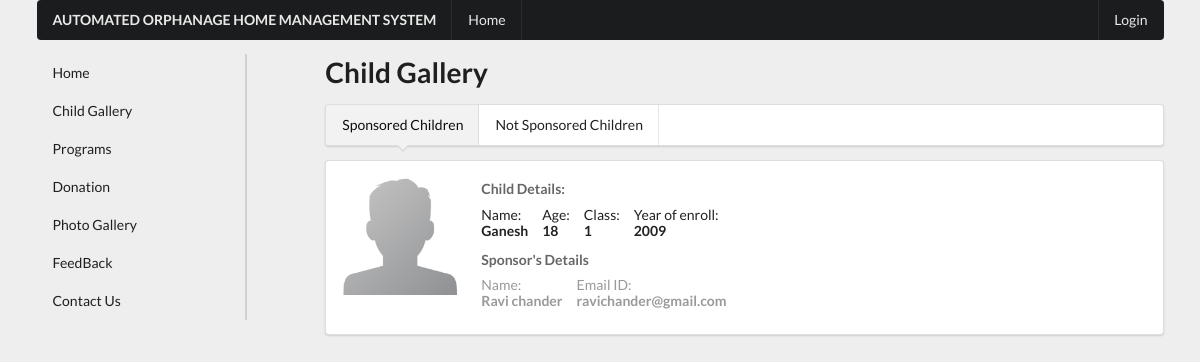
The page /child-gallery-sponsored.php on the database its author committed.
### tables this page shows
CREATE TABLE `children` (
  `cid` int(50) NOT NULL,
  `cname` varchar(30) NOT NULL,
  `cdob` date NOT NULL,
  `cyoe` year(4) NOT NULL,
  `cclass` int(3) NOT NULL,
  `cstory` text NOT NULL,
  `cphoto` text NOT NULL,
  `sponsored` tinyint(1) NOT NULL
);

CREATE TABLE `sponsorer` (
  `spn_id` int(3) NOT NULL,
  `spn_firstname` varchar(30) NOT NULL,
  `spn_lastname` varchar(30) DEFAULT NULL,
  `spnd_date` date NOT NULL,
  `spn_noofyears` int(2) NOT NULL,
  `spn_email` varchar(30) NOT NULL,
  `spn_phone` int(20) NOT NULL,
  `spn_bill_address` text NOT NULL,
  `spn_amount` int(5) NOT NULL,
  `spn_checkno` varchar(20) NOT NULL,
  `cid` int(50) NOT NULL
);

### child-gallery-sponsored.php (the view)
<?php include './components/header.php'; ?>
    <div class="ui container">
        <?php include './components/top-menu.php'; ?>
        <div class="ui grid">
            <?php include './components/side-menu.php'; ?>
            <div class="twelve wide column">
                <h1>Child Gallery</h1>
                <div class="ui pointing menu">
                    <a class="item active" href="child-gallery-sponsored.php">
                        Sponsored Children
                    </a>
                    <a class="item" href="child-gallery-unsponsored.php">
                        Not Sponsored Children
                    </a>
                </div>
                <?php
                $sql = "SELECT cid, cname, cdob, cyoe, cclass FROM children WHERE sponsored=1";
                $result = $conn->query($sql);
                if ($result->num_rows > 0) {
                    while($row = $result->fetch_assoc()) {
                        $dob = $row["cdob"];
                        $age = (date('Y') - date('Y',strtotime($dob)));
                ?>
                <div class="ui segment">
                    <div class="ui divided items">
                        <div class="item">
                            <div class="ui image">
                                <img src="img/defaultimg.png" style="width: 120px;">
                            </div>
                            <div class="content">
                                <div class="meta">
                                    <span><strong>Child Details:</strong></span>
                                </div>
                                <div class="description">
                                    <div class="ui horizontal list">
                                        <div class="item">
                                            <div class="content">
                                                <div>Name:</div> <strong><?php echo $row['cname']; ?></strong>
                                            </div>
                                        </div>
                                        <div class="item">
                                            <div class="content">
                                                <div>Age:</div> <strong><?php echo $age; ?></strong>
                                            </div>
                                        </div>
                                        <div class="item">
                                            <div class="content">
                                            <div>Class:</div> <strong><?php echo $row['cclass']; ?></strong>
                                            </div>
                                        </div>
                                        <div class="item">
                                            <div class="content">
                                            <div>Year of enroll:</div> <strong><?php echo $row['cyoe']; ?></strong>
                                            </div>
                                        </div>
                                    </div>
                                </div>
                                <div class="extra">
                                    <div class="meta">
                                        <span><strong>Sponsor's Details</strong></span>
                                    </div>
                                    <?php
                                        $cid = $row['cid'];
                                        $sql1 = "SELECT spn_firstname, spn_lastname, spn_email FROM sponsorer WHERE cid='$cid'";
                                        $result1 = $conn->query($sql1);
                                        if ($result1->num_rows > 0) {
                                            while($rows = $result1->fetch_assoc()) {
                                    ?>
                                    <div class="ui horizontal list">
                                        <div class="item">
                                            <div class="content">
                                                <div>Name:</div> <strong><?php echo $rows['spn_firstname'] . "  " . $rows['spn_lastname'] ?></strong>
                                            </div>
                                        </div>
                                        <div class="item">
                                            <div class="content">
                                                <div>Email ID:</div> <strong><?php echo $rows['spn_email'] ?></strong>
                                            </div>
                                        </div>
                                    </div>
                                    <?php
                                        }
                                        } else {
                                            echo "0 results";
                                        }
                                    ?>
                                </div>
                            </div>
                        </div>
                    </div>
                </div>
                <?php
                    }
                    } else {
                        echo "No child is sponsored";
                    }
                ?>
            </div>
            <span class="p-20"></span>
        </div>
    </div>
<?php include './components/footer.php'; ?>

### css/main.css (style rules this page uses)
.p-20 { padding: 200px; }

### rows shown on the page
children: cname "Ganesh", cdob "18", cclass "1", cyoe "2009"
sponsorer: spn_firstname "Ravi", spn_lastname "chander", spn_email "ravichander@gmail.com"
